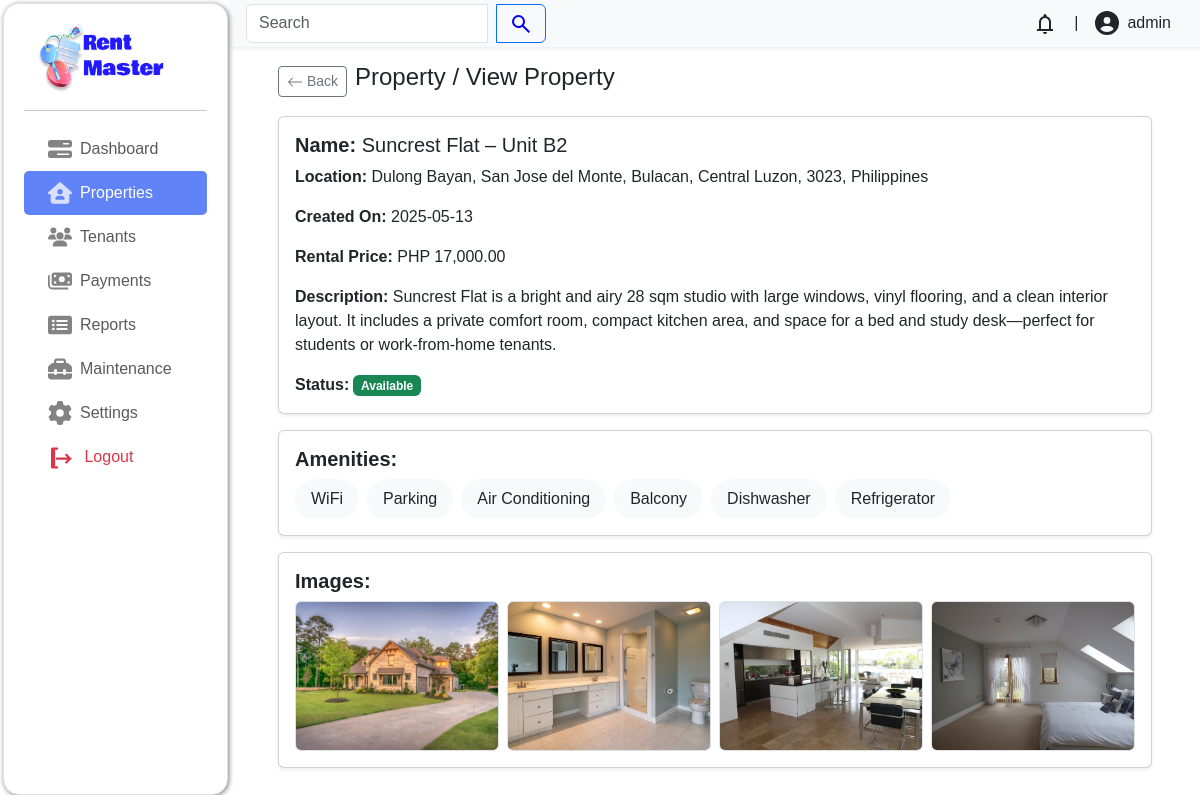
Screenshot of /admin/index.php?page=properties/view&property_id=58 (signed in) with the database file from the repository.
### tables this page shows
CREATE TABLE `properties` (
  `property_id` int(11) NOT NULL,
  `property_name` varchar(100) NOT NULL,
  `property_location` varchar(200) NOT NULL,
  `property_date_created` date NOT NULL,
  `property_description` varchar(1000) NOT NULL,
  `property_status` enum('available','unavailable') NOT NULL DEFAULT 'available',
  `property_rental_price` decimal(10,0) NOT NULL,
  `latitude` decimal(10,8) DEFAULT NULL,
  `longitude` decimal(11,8) DEFAULT NULL
);

CREATE TABLE `property_images` (
  `property_images_id` int(11) NOT NULL,
  `property_id` int(11) NOT NULL,
  `image1` varchar(500) DEFAULT NULL,
  `image2` varchar(500) DEFAULT NULL,
  `image3` varchar(500) DEFAULT NULL,
  `image4` varchar(500) DEFAULT NULL,
  `image5` varchar(500) DEFAULT NULL,
  `image6` varchar(500) DEFAULT NULL,
  `image7` varchar(500) DEFAULT NULL,
  `image8` varchar(500) DEFAULT NULL,
  `image9` varchar(500) DEFAULT NULL,
  `image10` varchar(500) DEFAULT NULL
);

### admin/properties/view.php (the view, shortened to what this page needs)
<?php
$servername = "localhost";
$username = "root";
$password = "";
$dbname = "rentsystem";
$conn = mysqli_connect($servername, $username, $password, $dbname);
if (isset($_GET['property_id'])) {
    $property_id = $_GET['property_id'];
    $query = "SELECT * FROM properties WHERE property_id = $property_id";
    $result = mysqli_query($conn, $query);
    $property = mysqli_fetch_assoc($result);
    $images_result = mysqli_query($conn, "SELECT * FROM property_images WHERE property_id = $property_id");
    $images = mysqli_fetch_assoc($images_result);
    $amenities_result = mysqli_query($conn, "
        SELECT a.amenity_name FROM amenities a
        JOIN property_amenities pa ON a.amenity_id = pa.amenity_id
        WHERE pa.property_id = $property_id
    ");
    $amenities = [];
    while ($row = mysqli_fetch_assoc($amenities_result)) {
        $amenities[] = $row['amenity_name'];
    }
} else {
    echo "<div class='text-center text-bg-warning'>Invalid property ID</div>";
    exit;
}
?>
<div class="container px-lg-5 mb-4 px-md-4 px-sm-3 px-2">
    <header class="d-flex align-items-center mt-3 gap-2">
        <a href="?page=properties/index" class="btn btn-sm btn-outline-secondary">
            <svg xmlns="http://www.w3.org/2000/svg" width="16" height="16" fill="currentColor" viewBox="0 0 16 16">
                <path fill-rule="evenodd" d="M15 8a.5.5 0 0 0-.5-.5H2.707l3.147-3.146a.5.5 0 1 0-.708-.708l-4 4a.5.5 0 0 0 0 .708l4 4a.5.5 0 0 0 .708-.708L2.707 8.5H14.5A.5.5 0 0 0 15 8z"/>
            </svg>
            Back
        </a>
        <h4 class="fw-medium">Property / View Property</h4>
    </header>
    <div class="card mt-3 shadow-sm">
        <div class="card-body">
            <h5 class="card-title"><strong>Name:</strong> <?= htmlspecialchars($property['property_name']) ?></h5>
            <p class="card-text"><strong>Location:</strong> <?= htmlspecialchars($property['property_location']) ?></p>
            <p class="card-text"><strong>Created On:</strong> <?= htmlspecialchars($property['property_date_created']) ?></p>
            <p class="card-text"><strong>Rental Price:</strong> PHP <?= number_format($property['property_rental_price'], 2, '.', ',') ?></p>
            <p class="card-text"><strong>Description:</strong> <?= htmlspecialchars($property['property_description']) ?></p>
            <p class="card-text"><strong>Status:</strong><span class=" badge bg-success ms-1"> <?= ucfirst(htmlspecialchars($property['property_status'])) ?></span></p>
        </div>
    </div>
    <div class="card mt-3 shadow-sm">
        <div class="card-body">
            <h5 class="card-title"><strong>Amenities:</strong></h5>
            <?php if (!empty($amenities)): ?>
                <div class=" d-flex gap-2 flex-wrap">
                    <?php foreach ($amenities as $amenity): ?>
                        <div class="px-3 py-2 bg-body-tertiary rounded-5"><?= htmlspecialchars($amenity) ?></div>
                    <?php endforeach; ?>
                </div>
            <?php else: ?>
                <p class="text-muted">No amenities listed.</p>
            <?php endif; ?>
        </div>
    </div>
    <div class="card mt-3 shadow-sm">
        <div class="card-body">
            <h5 class="card-title"><strong>Images:</strong></h5>
            <div class="row g-2">
                <?php
                for ($i = 1; $i <= 10; $i++) {
                    $img = $images["image$i"] ?? '';
                    if (!empty($img)) {
                        echo "<div class='col-6 col-md-4 col-lg-3'><img src='" . htmlspecialchars($img) . "' class='img-fluid rounded border' style='height: 150px; object-fit: cover; width: 100%;'></div>";
                    }
                }
                ?>
            </div>
        </div>
    </div>
</div>

### admin/css/style.css (style rules this page uses)
html { font-size: 16px; font-family: sans-serif; }
body { display: flex; }
*, *::before, *::after { box-sizing: border-box; }
:root { --main-bg: #FAFAFA; --sub-bg: #C7EEFF; --accent: #2938ff; --fc1: #1D242B; --p: #323232; --fw1: 700; --fw2: 400; }
body { background-color: var(--main-bg); }

### rows the page displays
properties: property_name "Suncrest Flat – Unit B2", property_location "Dulong Bayan, San Jose del Monte, Bulacan, Central Luzon, 3023, Philippines", property_date_created "2025-05-13", property_rental_price "17,000.00", property_description "Suncrest Flat is a bright and airy 28 sqm studio with large windows, vinyl flooring, and a clean interior layout. It includes a private comfort room, compact kitchen area, and space for a bed and study desk—perfect for students or work-from-home tenants.", property_status "Available"
property_images: image1 (picture), image2 (picture), image3 (picture), image4 (picture)

### other values shown
$amenity "WiFi"
$amenity "Parking"
$amenity "Air Conditioning"
$amenity "Balcony"
$amenity "Dishwasher"
$amenity "Refrigerator"
